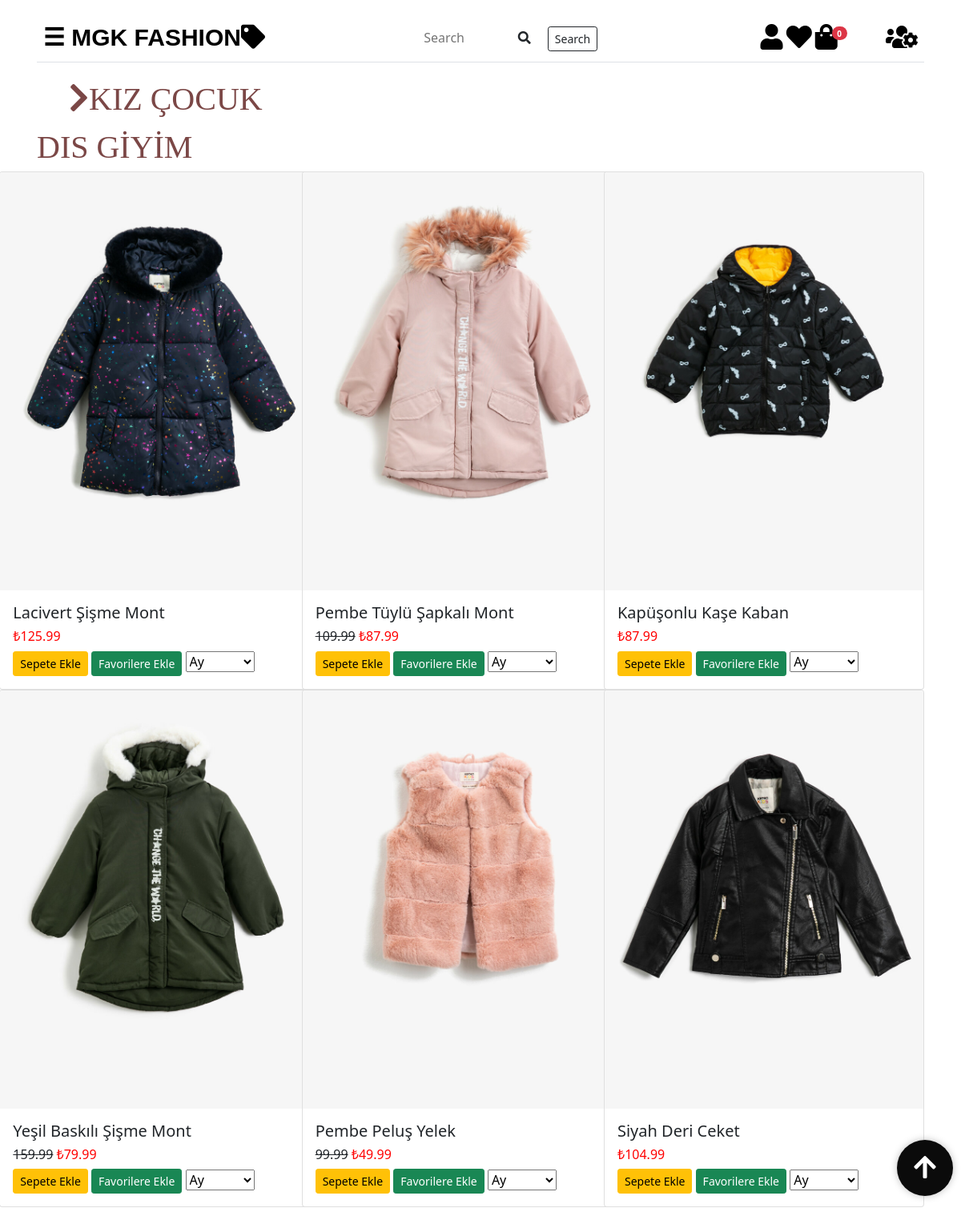
Screenshot of /giyimwebsitesi/kizdisgiyim.php with the database file from the repository.
### tables this page shows
CREATE TABLE IF NOT EXISTS `tblurunler` (
  `id` int(4) NOT NULL AUTO_INCREMENT,
  `urun_foto` varchar(150) NOT NULL,
  `urun_adi` varchar(100) NOT NULL,
  `renk` varchar(30) NOT NULL,
  `eski_fiyat` float DEFAULT NULL,
  `fiyat` float NOT NULL,
  `kategoriID` int(4) NOT NULL,
  `cinsiyetID` int(2) NOT NULL,
  PRIMARY KEY (`id`),
  KEY `kategoriID` (`kategoriID`),
  KEY `cinsiyetID` (`cinsiyetID`)
);

### giyimwebsitesi/kizdisgiyim.php (the view, shortened to what this page needs)
<!DOCTYPE html>
<html lang="tr">
<head>
  <link rel="stylesheet" type="text/css" href="CSS1/bootstrap.min.css">
  <link rel="stylesheet" href="CSS1/all.css">
  <link rel="stylesheet" type="text/css" href="CSS1/style.css">
  <link rel="stylesheet" type="text/css" href="CSS1/genelstyle.css">
  <link rel="stylesheet" type="text/css" href="CSS1/mainstyle.css">
</head>
<body>
  <?php include("baglantidb.php");
   ?>
  <?php $urun = $db->query("SELECT * from tblurunler Where cinsiyetID = '4' AND kategoriID = '1' ", PDO::FETCH_OBJ)->fetchAll()   ?>
<div id="main" class="container">
  <?php include("navbar.php"); ?>
      <div class="row">
      <div  class="col-md-4" id="yazi"><i class="fa fa-chevron-right"></i>KIZ ÇOCUK DIS GİYİM</div>
      </div>
      <div class="row">
        <?php foreach ($urun as $urunler) { ?>
    <div class="col-md-4">
<div class="card" style="width: 25rem; float: right;">
  <img class="card-img-top" id="aw-zoom" src="<?php echo $urunler->urun_foto; ?>" alt="Card image cap">
  <div class="card-body">
    <h5 class="card-title"><?php echo $urunler->urun_adi; ?></h5>
    <h6><s><?php echo $urunler->eski_fiyat; ?></s> <span style="color: red;">₺<?php echo $urunler->fiyat; ?></span> </h6>
    <button urun_id="<?php echo $urunler->id; ?>" class="btn btn-warning btn-sm btn_sepeteEkle">Sepete Ekle</button>
    <?php $sorgu = $db->prepare("SELECT * FROM tblfavoriler WHERE musteriID=:id1 AND favori_urunID=:id2");
          $sorgu->execute(array(':id1'=>$_SESSION['kullanici']['id'],':id2'=>$urunler->id));
          if ($sorgu->rowCount()) {
            echo '<a href="favoriler.php?cikar='.$urunler->id.'" class="btn btn-danger btn-sm">Favorilerden Çıkar</a>';
          }else{
            echo '<a href="favoriler.php?id='.$urunler->id.'" class="btn btn-success btn-sm">Favorilere Ekle</a>';
          }
     ?>
     <select>
      <option selected>Ay</option>
    </select>
  </div>
</div>
  </div>
  <?php } ?>
    </div>
</div>
<button id="btnScrollToTop">
    <i class="fa fa-arrow-up fa-2x" style="color: white"></i>
  </button>
</body>
</html>

### giyimwebsitesi/CSS1/all.css (style rules this page uses)
.fa, .fas, .far, .fal, .fad, .fab { -moz-osx-font-smoothing: grayscale; -webkit-font-smoothing: antialiased; display: inline-block; font-style: normal; font-variant: normal; text-rendering: auto; line-height: 1; }
.fa-2x { font-size: 2em; }
.fa-arrow-up:before { content: "\f062"; }
.fa-chevron-right:before { content: "\f054"; }

### giyimwebsitesi/CSS1/genelstyle.css (style rules this page uses)
#yazi { font-size: bold; color:#7b4746 ; font-family: Agency FB; font-size: 40px; text-indent: 20px; }
#aw-zoom { position: relative; -webkit-transform: scale(1); -ms-transform: scale(1); -moz-transform: scale(1); transition: all .3s ease-in; -moz-transition: all .3s ease-in; -webkit-transition: all .3s ease-in; -ms-transition: all .3s ease-in; }
#btnScrollToTop { position: fixed; right: 10px; bottom: 30px; width: 70px; height: 70px; border-radius: 50%; background: #0b0b0b; box-shadow:0 0 10px rgba(0, 0, 0, 0.25); color: #ffffff; border: none; outline: none; cursor: pointer; }

### giyimwebsitesi/CSS1/mainstyle.css (style rules this page uses)
#yazi { font-size: bold; color:#7b4746 ; font-family: Agency FB; font-size: 40px; text-indent: 20px; }
#main { transition: margin-left .5s; padding: 16px; }
#btnScrollToTop { position: fixed; right: 10px; bottom: 30px; width: 70px; height: 70px; border-radius: 50%; background: #0b0b0b; box-shadow:0 0 10px rgba(0, 0, 0, 0.25); color: #ffffff; border: none; outline: none; cursor: pointer; }

### rows the page displays
tblurunler: urun_foto (picture), urun_adi "Lacivert Şişme Mont", fiyat "125.99"
tblurunler: urun_foto (picture), urun_adi "Pembe Tüylü Şapkalı Mont", eski_fiyat "109.99", fiyat "87.99"
tblurunler: urun_foto (picture), urun_adi "Kapüşonlu Kaşe Kaban", fiyat "87.99"
tblurunler: urun_foto (picture), urun_adi "Yeşil Baskılı Şişme Mont", eski_fiyat "159.99", fiyat "79.99"
tblurunler: urun_foto (picture), urun_adi "Pembe Peluş Yelek", eski_fiyat "99.99", fiyat "49.99"
tblurunler: urun_foto (picture), urun_adi "Siyah Deri Ceket", fiyat "104.99"

### other values shown
$toplam_adet "0"
